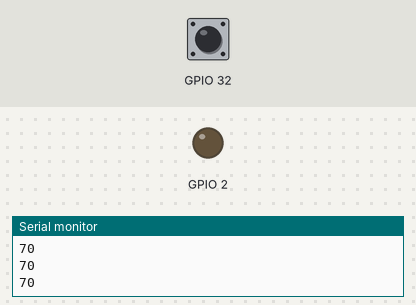
A sketch run on a simulated ESP32. Shown: output pins drawn as LEDs (lit = HIGH), the last lines printed to the serial monitor. Inputs (shaded band) come from the test bench; at power-on: GPIO 32 HIGH.

Above: at 2.8 s.
2.9 s: GPIO 32 pulled LOW for 1.2 s
At 3.5 s:
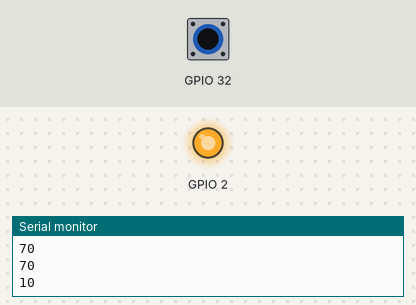
6.5 s: GPIO 32 pulled LOW for 3.2 s
At 11.2 s:
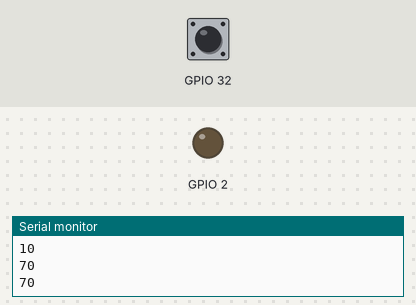
Timing chart, 0 to 12.7 s (numbered marks = the images above; inputs shaded):
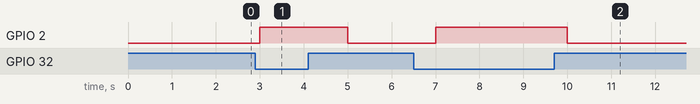

Measured:
- after the input at 2.9 s, GPIO 2: LOW → HIGH after 0.10 s, → LOW 2.0 s later
- after the input at 6.5 s, GPIO 2: LOW → HIGH after 0.50 s, → LOW 3.0 s later

The sketch:

Touch_sensor.ino
```cpp
int touch_value;
void setup()
{
  Serial.begin(9600);
  pinMode(2,OUTPUT);
}

void loop()
{
  touch_value=touchRead(32);//read touch value from pin 32
  Serial.println(touch_value);

   if (touch_value<50) // calibrated value. Calibrate your own value by trial and error
   {
    digitalWrite(2,HIGH);
   }
   else
   {
    digitalWrite(2,LOW);
   }
   delay(1000);


}
```
